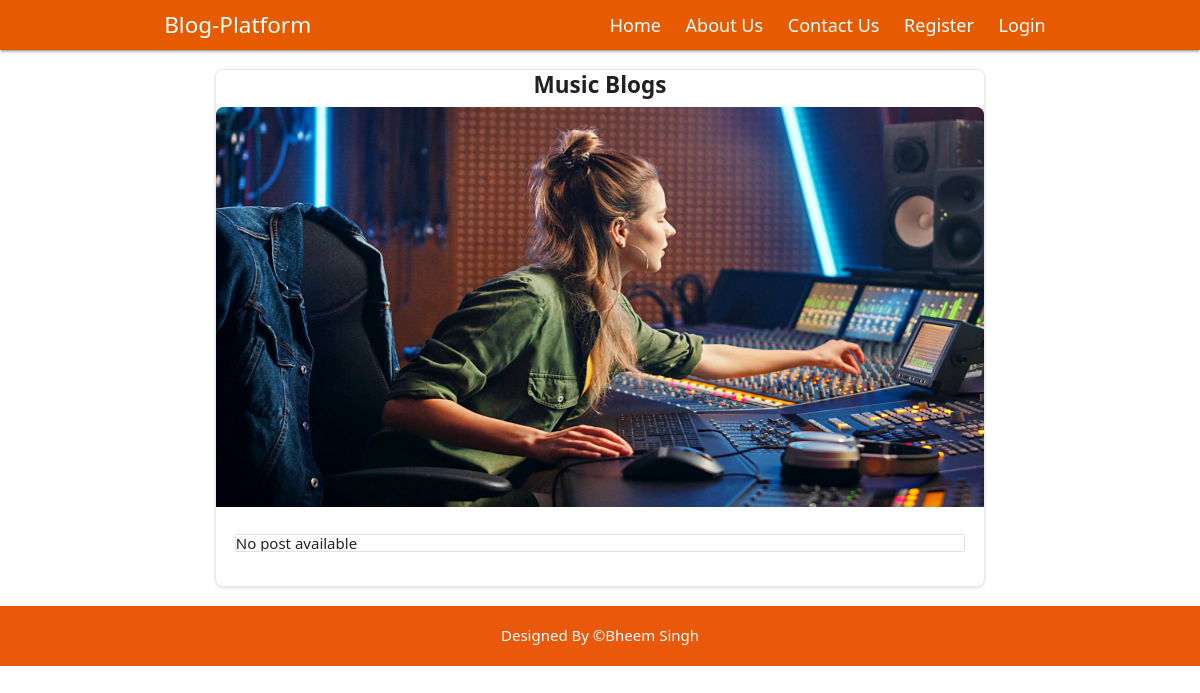
Page /category/music on the committed database.
### blogapp/models.py (models this page shows, shortened)
class Category(models.Model):
    cat_id = models.AutoField(primary_key=True)
    title  = models.CharField(max_length=100)
    description = models.TextField()
    url = models.CharField(max_length=100)
    image = models.ImageField(upload_to="category/")
    add_date = models.DateTimeField(auto_now_add=True,null=True)

### blogapp/views.py (the view)
# urls.py: path('category/<slug:url>',views.category),
def category(request,url):
    cat = Category.objects.get(url=url)
    post = Post.objects.filter(cat=cat)
    print(post)
    return render(request,"category.html",{'cat':cat, 'posts':post})

### templates/category.html (shortened to what this page needs)
{% extends 'base.html' %}
{% block content %}
<div class="grid grid-cols-6 gap-4 p-5">
    <div class="col-span-1">
    </div>
    <div class="col-span-4">
<div class=" bg-white border  rounded-lg shadow ">
    <h5 class="mb-2 text-2xl font-bold text-center">{{cat.title}}</h5>
        <img class="rounded-t-lg h-[50vh] w-full" src="/media/{{cat.image}}" alt="" />
    <div class="p-5">
        <ul class="collection">
            {% for p in posts %}
            <li class="collection-item">{{p.title}}</li>
            {% empty %}
            <h3>No post available </h3>
            {% endfor %}
          </ul>
    </div>
</div>
    </div>
    <div class="col-span-1">
    </div>
  </div>
{% endblock  %}

### blogapp/static/css/style.css (style rules this page uses)
* { margin: 0px; box-sizing: border-box; font-family: 'segoe ui'; }

### rows in the picture
Category: title "Music Blogs", image (picture)
